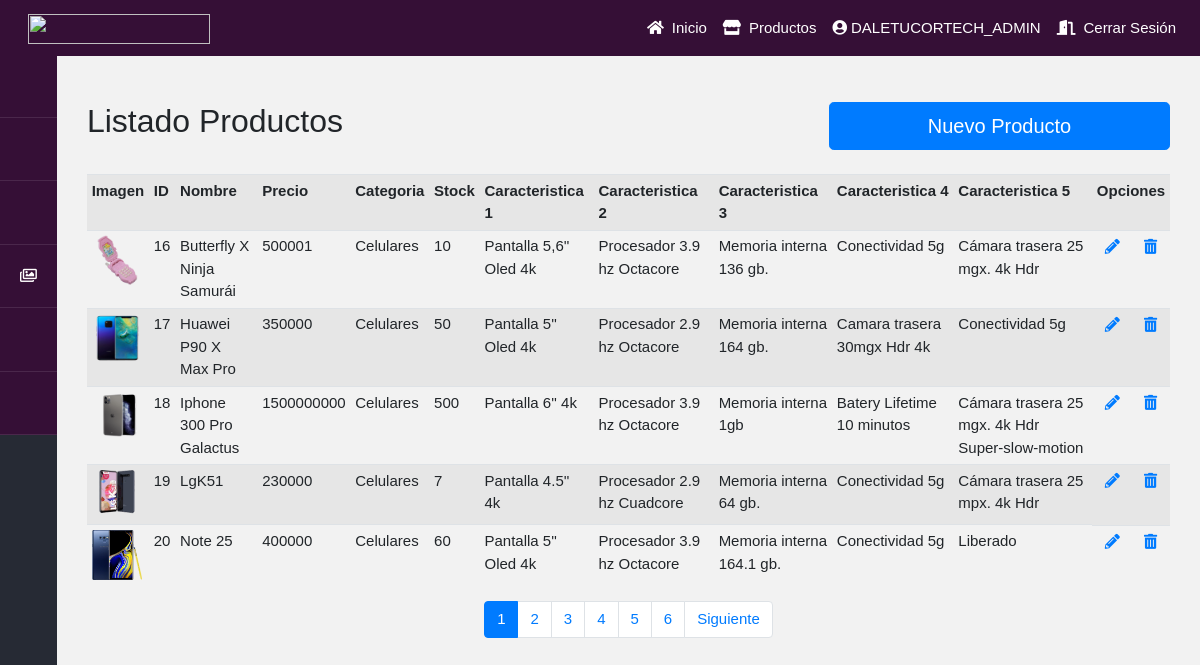
The page /productosAdmin/ (signed in) on the database its author committed.
### core/models.py (models this page shows, shortened)
class Producto(models.Model):
    nombre = models.CharField(max_length=80)
    precio = models.IntegerField()
    categoria = models.ForeignKey(Categoria, on_delete=models.CASCADE)
    stock = models.IntegerField()
    caracteristica_1 = models.CharField(max_length=200)
    caracteristica_2 = models.CharField(max_length=200)
    caracteristica_3 = models.CharField(max_length=200)
    caracteristica_4 = models.CharField(max_length=200)
    caracteristica_5 = models.CharField(max_length=200)
    imagen = models.ImageField(null=True, blank=True, upload_to='productos/')

class Categoria(models.Model):
    nombre = models.CharField(max_length=80)
    def __str__(self):
        return self.nombre

### core/views.py (the view)
# urls.py: path('productosAdmin/', productosAdmin,name="productosAdmin"),
@permission_required('core.add_productos')
def productosAdmin (request):
    productos = Producto.objects.all()
    page = request.GET.get('page', 1)
    try:
        paginator = Paginator(productos, 5)
        productos = paginator.page(page)
    except:
        raise Http404
    data = {
        'form':ProductoForm(),
        'entity':productos,
        'paginator':paginator
    }
    if request.method == 'POST':
        formulario = ProductoForm(request.POST, files=request.FILES)
        if  formulario.is_valid():
            formulario.save()
            messages.success(request, "Agregado Correctamente")
            return redirect('productosAdmin')
    return render(request, 'core/productosAdmin.html', data)

### core/templates/core/productosAdmin.html (shortened to what this page needs)
{% extends 'core/base.html' %}
{% load crispy_forms_tags %}
{% block contenido %}
<div class="row mb-4 justify-content-between">
    <div class="col-12 col-md-6 mt-5">
        <h2 class="text-md-left text-center">Listado Productos</h2>
    </div>
    <div class="col-12 col-md-4 mt-md-5 mt-3 d-flex">
        <button type="button" class="btn btn-primary btn-lg btn-block" data-toggle="modal" data-target="#exampleModal">
            Nuevo Producto
        </button>
    </div>
</div>
<table class="table table-sm table-striped table-hover table-responsive-xl">
    <tr>
        <th>Imagen</th>
        <th>ID</th>
        <th>Nombre</th>
        <th>Precio</th>
        <th>Categoria</th>
        <th>Stock</th>
        <th>Caracteristica 1</th>
        <th>Caracteristica 2</th>
        <th>Caracteristica 3</th>
        <th>Caracteristica 4</th>
        <th>Caracteristica 5</th>
        <th>Opciones</th>
    </tr>
    {% for p in entity %}
        <tr>
            <td><img src="{{ p.imagen.url}}" alt="{{ p.nombre }}" width="50px" height="50px"></td>
            <td>{{p.id}}</td>
            <td>{{p.nombre}}</td>
            <td>{{p.precio}}</td>
            <td>{{p.categoria}}</td>
            <td>{{p.stock}}</td>
            <td>{{p.caracteristica_1}}</td>
            <td>{{p.caracteristica_2}}</td>
            <td>{{p.caracteristica_3}}</td>
            <td>{{p.caracteristica_4}}</td>
            <td>{{p.caracteristica_5}}</td>
            <td class="justify-content-around d-flex">
                <a class="mr-2" href="{% url 'modificarProductoAdmin' p.id %}"><i class="fas fa-pencil-alt"></i></a>
                <a href="#" onclick="eliminar('pr', {{ p.id }})"><i class="fas fa-trash-alt"></i></a>
            </td>
        </tr>
    {% endfor %}
</table>
<div>
    {% include 'core/paginator.html' %}
</div>
{% endblock %}

### core/templates/core/base.html (shortened to what this page needs)
{% load static %}
<!DOCTYPE html>
<html lang="en">
    <head>
    <link rel="stylesheet" href="https://stackpath.bootstrapcdn.com/bootstrap/4.5.2/css/bootstrap.min.css">
    <link rel="stylesheet" href="{% static 'css/base.css' %}">
    <link rel="stylesheet" href="https://pro.fontawesome.com/releases/v5.10.0/css/all.css"/>
    </head>
<body>
    <nav class="navbar lista navbar-expand-md fixed-top">
        <a href="{% url 'index' %}" class="navbar-brand"><img src="{% static 'img/Negro_y_Rosa_Neon_Club_Logotipo.png' %}" style="width: 182px; height: 30px;" class="logo" alt=""></a>
        <div class="collapse navbar-collapse " id="fm-menu">
            <ul class=" navbar-nav ml-auto ">
                <li class="nav-item ">
                    <a href="{% url 'index' %}" class="nav-link">
                        <i class="fas fa-home mr-2"></i>Inicio
                    </a>
                </li>
                <li class="nav-item ">
                    <a href="{% url 'productos' %}" class="nav-link ">
                        <i class="fas fa-store mr-2"></i>Productos
                    </a>
                </li>
                    {% if user.is_authenticated %}
                    <li class="nav-item ">
                        <a href="#" class="nav-link "><i class="fas fa-user-circle mr-1"></i>{{ user.username }}</a>
                    </li>
                    <li class="nav-item ">
                        <a href="{% url 'logout' %}" class="nav-link ">
                            <i class="fas fa-door-open mr-2"></i>Cerrar Sesión
                        </a>
                    </li>
                    {% else %}
                    <li class="nav-item ">
                        <a href="{% url 'login' %}" class="nav-link ">
                            <i class="fas fa-user mr-2"></i>Iniciar Sesión
                        </a>
                    </li>
                    {% endif %}
            </ul>
        </div>
    </nav>
    <div class="container-fluid contenini">
        <div class="row">
            <div class="barra-lateral col-12 col-sm-auto">
                <nav class="menu d-flex d-sm-block justify-content-center flex-wrap">
                    <a href="{% url 'inicioAdmin' %}"><i class="fas fa-home"></i><span>Inicio</span></a>
                    <a href="{% url 'categoriaAdmin' %}"><i class="fas fa-list-ul"></i><span>Categorias</span></a>
                    <a href="{% url 'productosAdmin' %}"><i class="fas fa-box-open"></i><span>Productos</span></a>
                    <a href="{% url 'galeriaAdmin' %}"><i class="fas fa-images"></i><span>Galeria</span></a>
                    <a href="{% url 'promocionesinicioAdmin' %}"><i class="fas fa-tag"></i><span>Promociones Inicio</span></a>
                    <a href="{% url 'promocionesproductosAdmin' %}"><i class="fas fa-tag"></i><span>Promociones Productos</span></a>
                </nav>
            </div>
            <main class="main col">
                <div class="container">
                    {% block contenido %}
                    {% endblock %}
                </div>
            </main>
        </div>
    </div>
</body>
</html>

### common_static/css/base.css (style rules this page uses)
body { background: #f2f2f2; font-size: 15px; font-family: 'Poppins', sans-serif; }
nav { background:rgb(53, 15, 54); }
.lista { padding-top: 0px; padding-bottom: 0px; }
.lista a { padding: 12px; color: #fff; }
nav ul li a { text-align:center }
nav.navbar ul li a { position:relative }
nav.navbar ul li a:before,nav.navbar ul li a:after { content:""; width:100%; height:100%; position:absolute; top:0; left:0; box-sizing:border-box; transform:scale(0); transition:0.5s }
nav.navbar ul li a:before { border-bottom:2px solid #fff; border-left:2px solid #fff; transform-origin:0 100% }
nav.navbar ul li a:after { border-top:2px solid #fff; border-right:2px solid #fff; transform-origin:100% 0% }
.contenini { margin-top: 54px; }
.barra-lateral { background: #262a34; color: #fff; min-width: 300px; min-height: 100vh; padding: 0; }
.barra-lateral a { color: #fff; }
.barra-lateral .menu a { display: block; padding: 20px; font-family: 'Roboto', sans-serif; font-weight: 500; border-bottom: 1px solid rgba(255,255,255,.1); }
.barra-lateral .menu a i { margin-right: 20px; font-weight: normal; }
@media screen and (max-width: 1300px) { .barra-lateral { min-width: auto; } }
@media screen and (max-width: 1300px) { .barra-lateral .menu a i { margin: 0; } }

### rows shown on the page
Producto: imagen (picture), id "16", nombre "Butterfly X Ninja Samurái", precio "500001", categoria "Celulares", stock "10", caracteristica_1 "Pantalla 5,6'' Oled 4k", caracteristica_2 "Procesador 3.9 hz Octacore", caracteristica_3 "Memoria interna 136 gb.", caracteristica_4 "Conectividad 5g", caracteristica_5 "Cámara trasera 25 mgx. 4k Hdr"
Producto: imagen (picture), id "17", nombre "Huawei P90 X Max Pro", precio "350000", categoria "Celulares", stock "50", caracteristica_1 "Pantalla 5'' Oled 4k", caracteristica_2 "Procesador 2.9 hz Octacore", caracteristica_3 "Memoria interna 164 gb.", caracteristica_4 "Camara trasera 30mgx Hdr 4k", caracteristica_5 "Conectividad 5g"
Producto: imagen (picture), id "18", nombre "Iphone 300 Pro Galactus", precio "1500000000", categoria "Celulares", stock "500", caracteristica_1 "Pantalla 6'' 4k", caracteristica_2 "Procesador 3.9 hz Octacore", caracteristica_3 "Memoria interna 1gb", caracteristica_4 "Batery Lifetime 10 minutos", caracteristica_5 "Cámara trasera 25 mgx. 4k Hdr Super-slow-motion"
Producto: imagen (picture), id "19", nombre "LgK51", precio "230000", categoria "Celulares", stock "7", caracteristica_1 "Pantalla 4.5'' 4k", caracteristica_2 "Procesador 2.9 hz Cuadcore", caracteristica_3 "Memoria interna 64 gb.", caracteristica_4 "Conectividad 5g", caracteristica_5 "Cámara trasera 25 mpx. 4k Hdr"
Producto: imagen (picture), id "20", nombre "Note 25", precio "400000", categoria "Celulares", stock "60", caracteristica_1 "Pantalla 5'' Oled 4k", caracteristica_2 "Procesador 3.9 hz Octacore", caracteristica_3 "Memoria interna 164.1 gb.", caracteristica_4 "Conectividad 5g", caracteristica_5 "Liberado"

### other values the page prints
{{ user.username }} "DALETUCORTECH_ADMIN"
{{ page }} "1" "2" "3" "4" "5" "6"
